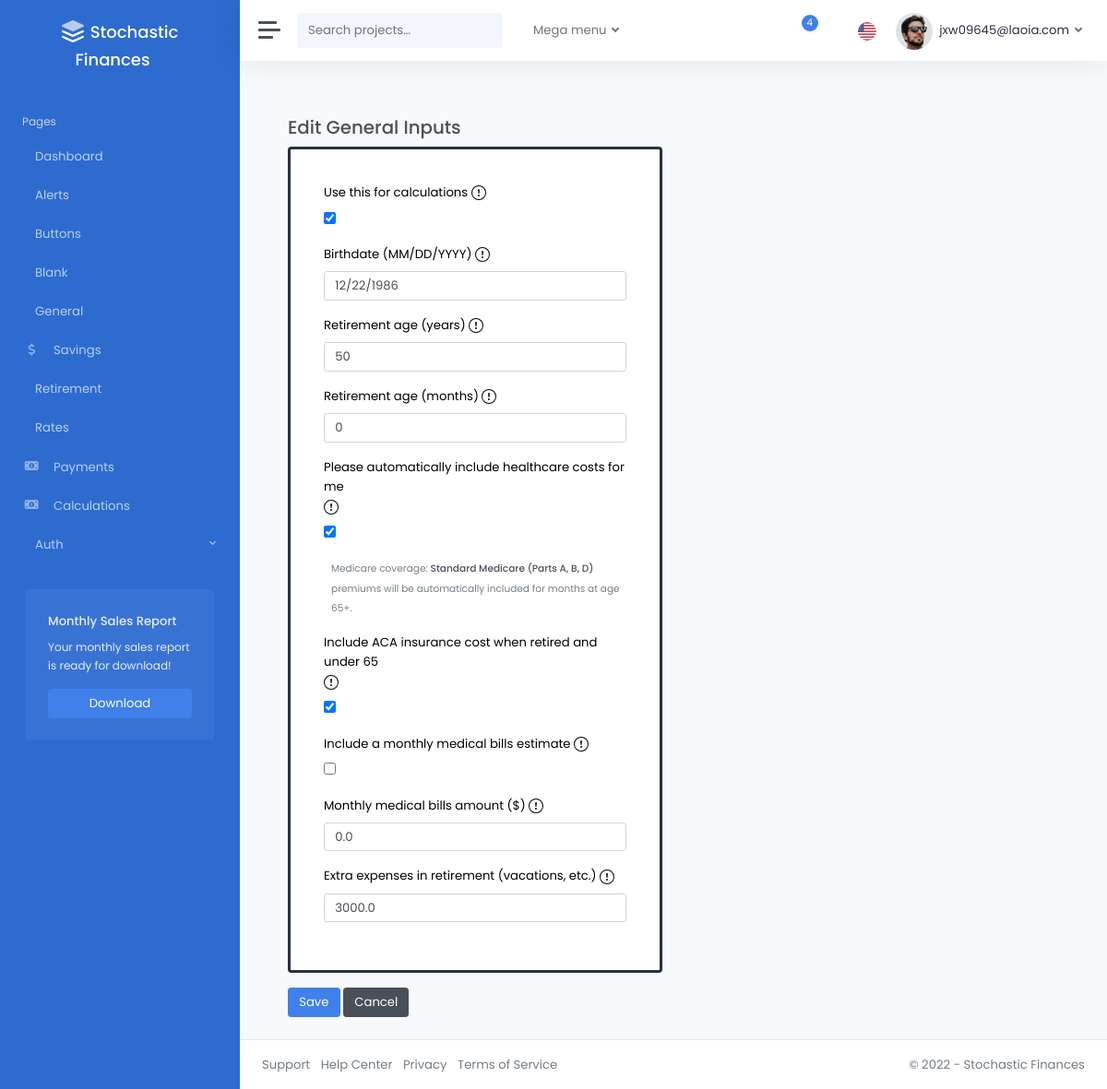
The page /general/11/edit/ (signed in) on the database as committed earlier.
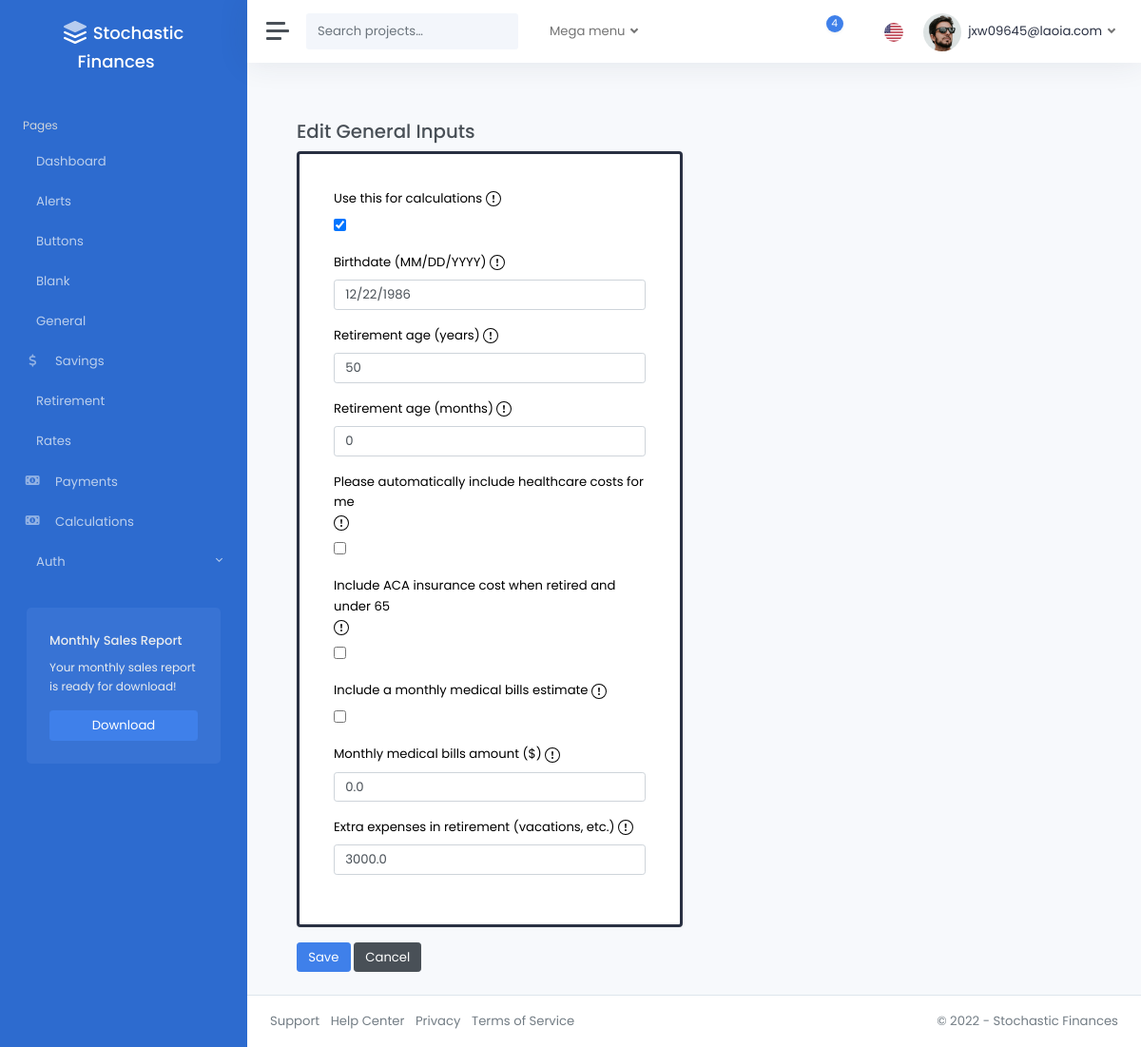
The same page on the database as committed later.
### pages/models.py (models this page shows)
class GeneralInputsModel(models.Model):
    is_active = models.BooleanField(
        default=False,
    )
    birthdate = models.DateField(
        validators=[validate_range_birthdate],
    )
    retirement_age_yrs = models.IntegerField(
        validators=[validate_range_age_yrs],
    )
    retirement_age_mos = models.IntegerField(
        validators=[validate_range_age_mos],
    )
    add_healthcare = models.BooleanField(
        default=False,
    )
    include_pre_medicare_insurance = models.BooleanField(
        default=False,
    )
    add_medical_bills = models.BooleanField(
        default=False,
    )
    monthly_medical_bills = models.FloatField(
        validators=[validate_monthly_medical_bills, decimal_validator],
        default=0,
    )
    retirement_extra_expenses = models.FloatField(
        validators=[validate_retirement_extra_expenses, decimal_validator],
        default=0,
    )
    created_by = models.ForeignKey(
        CustomUser,
        related_name="general_inputs",
        on_delete=models.CASCADE,
        null=True,
        blank=True,
    )
    modified_at = models.DateTimeField(auto_now=True)
    class Meta:
        verbose_name_plural = "General_Inputs"

### pages/views.py (the view)
# urls.py: path("general/<int:pk>/edit/", general_inputs_edit, name="general_inputs_edit"),
@login_required
def general_inputs_edit(request, pk):
    general_inputs = get_object_or_404(
        GeneralInputsModel, pk=pk, created_by=request.user
    )
    if request.method == "POST":
        form = GeneralInputsForm(request.POST, instance=general_inputs)
        if form.is_valid():
            form.save()
            return redirect("general_inputs_dashboard")
    else:
        form = GeneralInputsForm(instance=general_inputs)
    return render(
        request,
        "pages/inputs_create.html",
        {
            "form": form,
            "descriptions": var_descriptions,
            "title": "Edit General Inputs",
        },
    )

### pages/templatetags/custom_filters.py (called while the page is built)
@register.filter()
def dict_lookup(dictionary, key):
    return dictionary.get(key, "")

### templates/pages/inputs_create.html (shortened to what this page needs)
{% extends 'layouts/_base.html' %}
{% load static %}
{% block content %}
<div class="container">
  <br />
  <h3>{{ title }}</h3>
  <form method="post" action="." id="createInputs" class="needs-validation" novalidate>
    {% load custom_filters %}
    <div class="row">
        <div class="col-md-6">
            <div class="card shadow border-dark px-3 py-3 mb-3 text-black" style="border-width: 3px;">
                <div class="card-body">
                    {% for field in form %}
                            <div class="mb-3">
                                <div class="tooltip-container" data-toggle="tooltip" data-placement="right" title="{{descriptions|dict_lookup:field.name}}">
                                    <label class="form-label">
                                        {{field.label_tag}}
                                    </label>
                                </div>
                                {% if field.errors %}
                                    <input type="text" class="form-control is-invalid" name="{{ field.name }}" value="{{ field.value|default_if_none:'' }}" id="{{field.id}}">
                                    <div class="invalid-feedback">
                                        {{ field.errors|striptags }}
                                    </div>
                                {% else %}
                                    {{ field }}
                                {% endif %}
                            </div>
                            {% if field.name == "add_healthcare" %}
                            <div id="medicare-info" class="mb-3 ms-2{% if not field.value %} d-none{% endif %}">
                                <small class="text-muted">Medicare coverage: <strong>Standard Medicare (Parts A, B, D)</strong> premiums will be automatically included for months at age 65+.</small>
                            </div>
                            {% endif %}
                    {% endfor %}
                </div>
            </div>
        </div>
    </div>
    <button class="btn btn-primary">Save</button>
    <a href="{% url 'general_inputs_dashboard' %}" class="btn btn-secondary">Cancel</a>
</form>
</div>
{% endblock %}

Rows that differ between the two databases and show on the page:
changed GeneralInputsModel: add_healthcare "☑" → "☐"; include_pre_medicare_insurance "☑" → "☐"
Other text that changed with them:
list line gone: "Medicare coverage: Standard Medicare (Parts A, B, D) premiums will be automatically included for months at age 65+."
